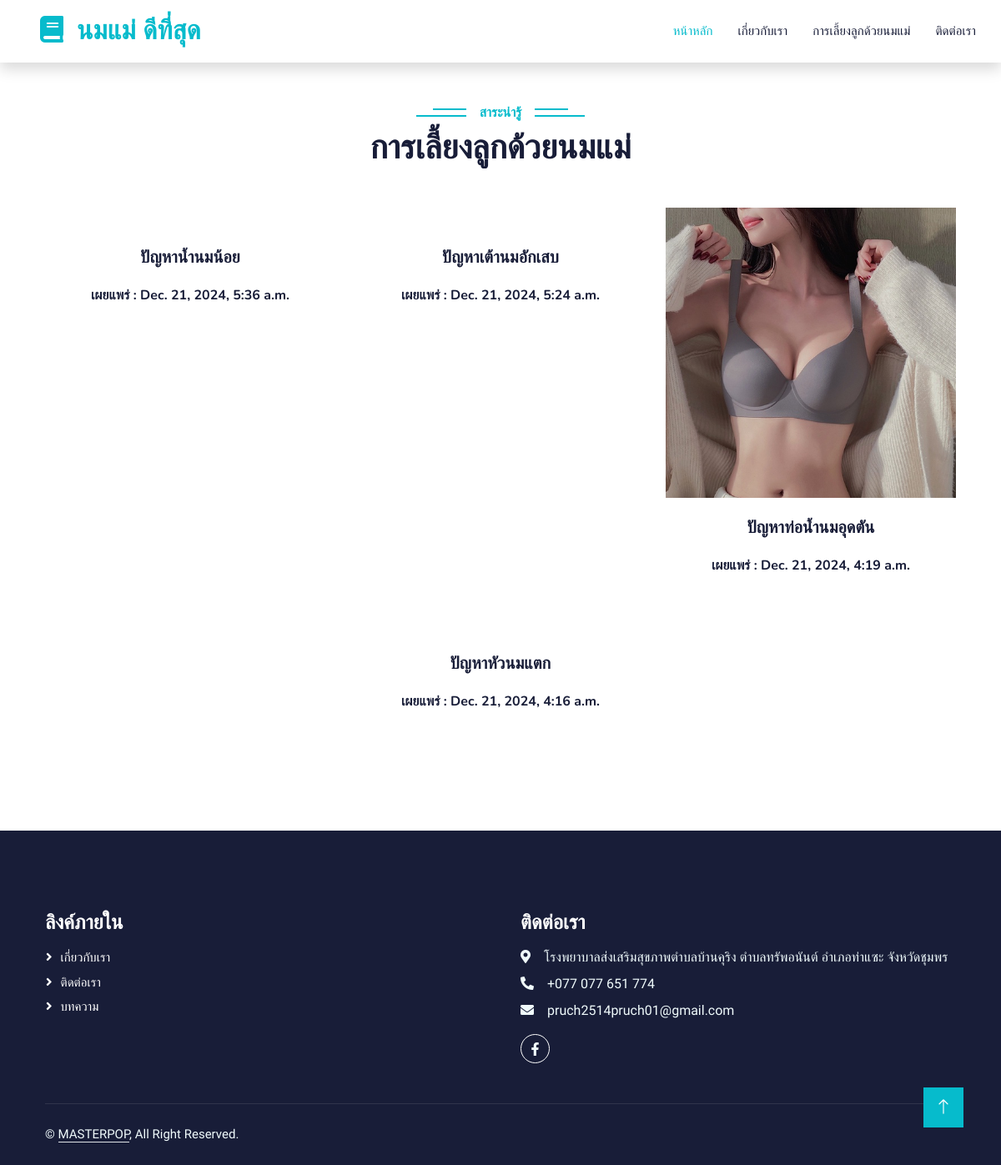
/info_list/, run on the app's committed database.
### main/models.py (models this page shows, shortened)
class Infomation(models.Model):
    info_title = models.CharField(max_length=100)
    info_content = CKEditor5Field(null=True, blank=True, config_name='extends')
    info_image = models.ImageField(upload_to='info',default='info/1.jpg')
    published = models.DateTimeField(auto_now_add=True)

### main/views.py (the view)
# urls.py: path('info_list/', views.InfoListView.as_view() ,name='info_list'),
class InfoListView(ListView):
    paginate_by = 6
    model = Infomation
    template_name = 'info_list.html'
    ordering = ['-id']

### templates/info_list.html (shortened to what this page needs)
{% extends "base.html" %}
{% load static %}
{% block post %}
<div class="container-xxl py-5">
    <div class="container">
        <div class="text-center wow fadeInUp" data-wow-delay="0.1s">
            <h6 class="section-title bg-white text-center text-primary px-3">สาระน่ารู้</h6>
            <h1 class="mb-5">การเลี้ยงลูกด้วยนมแม่</h1>
        </div>
        <div class="row g-4 justify-content-center">
            {% for info in page_obj %}
            <div class="col-lg-4 col-md-6 wow fadeInUp" data-wow-delay="0.1s">
                <div class="course-item ">
                    <div class="position-relative overflow-hidden">
                        <a href="{% url 'info_detail' info.pk %}"><img class="img-fluid" src="{{info.info_image.url}}" alt=""></a>
                    </div>
                    <div class="text-center p-4 pb-0">
                        <h5 class="mb-4">{{ info.info_title }}</h5>
                        <h6 class="mb-4">เผยแพร่ : {{ info.published }}</h6>
                    </div>
                </div>
            </div>
            {% endfor %}
        </div>
    </div>
</div>
{% endblock post %}

### static/css/style.css (style rules this page uses)
:root { --primary: #06BBCC; --light: #F0FBFC; --dark: #181d38; }
.section-title { position: relative; display: inline-block; text-transform: uppercase; }
.section-title::before { position: absolute; content: ""; width: calc(100% + 80px); height: 2px; top: 4px; left: -40px; background: var(--primary); z-index: -1; }
.section-title::after { position: absolute; content: ""; width: calc(100% + 120px); height: 2px; bottom: 5px; left: -60px; background: var(--primary); z-index: -1; }
.category img, .course-item img { transition: .5s; }

### data on the page
Infomation: info_title "ปัญหาน้ำนมน้อย", published "Dec. 21, 2024, 5:36 a.m."
Infomation: info_title "ปัญหาเต้านมอักเสบ", published "Dec. 21, 2024, 5:24 a.m."
Infomation: info_image (picture), info_title "ปัญหาท่อน้ำนมอุดตัน", published "Dec. 21, 2024, 4:19 a.m."
Infomation: info_title "ปัญหาหัวนมแตก", published "Dec. 21, 2024, 4:16 a.m."
